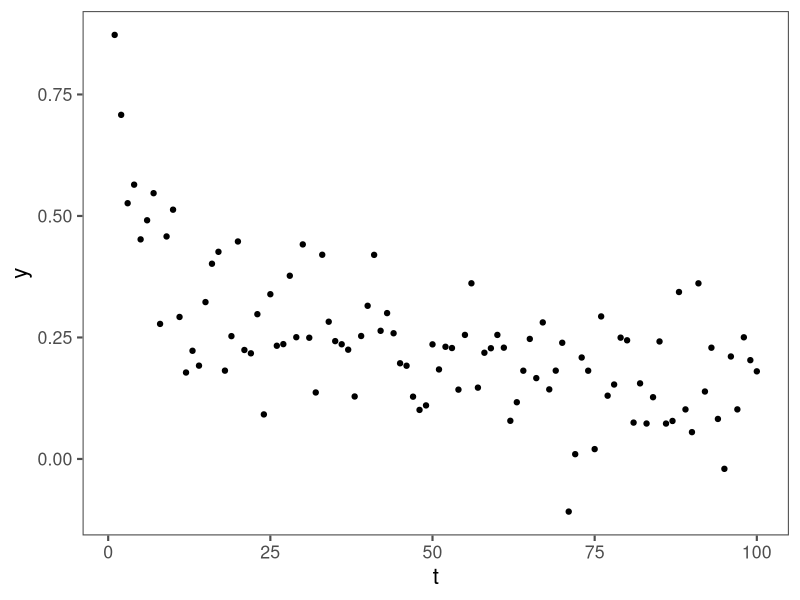
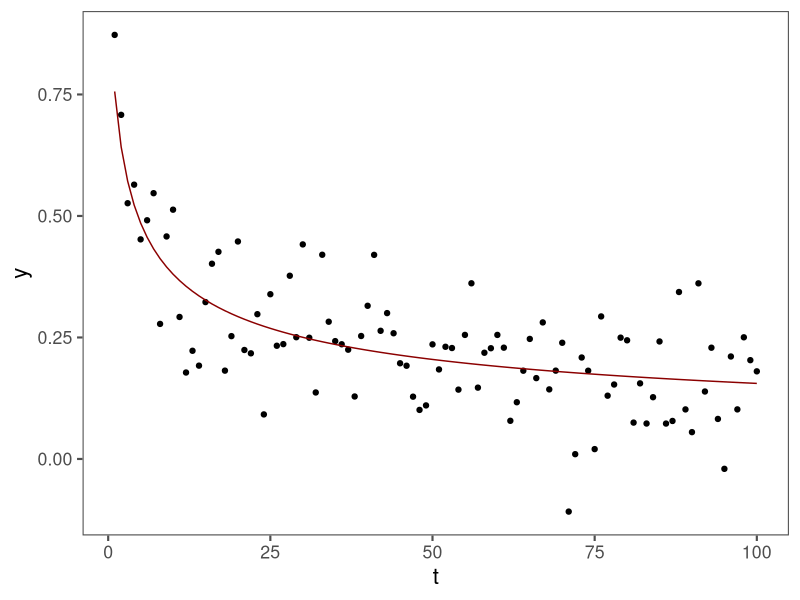
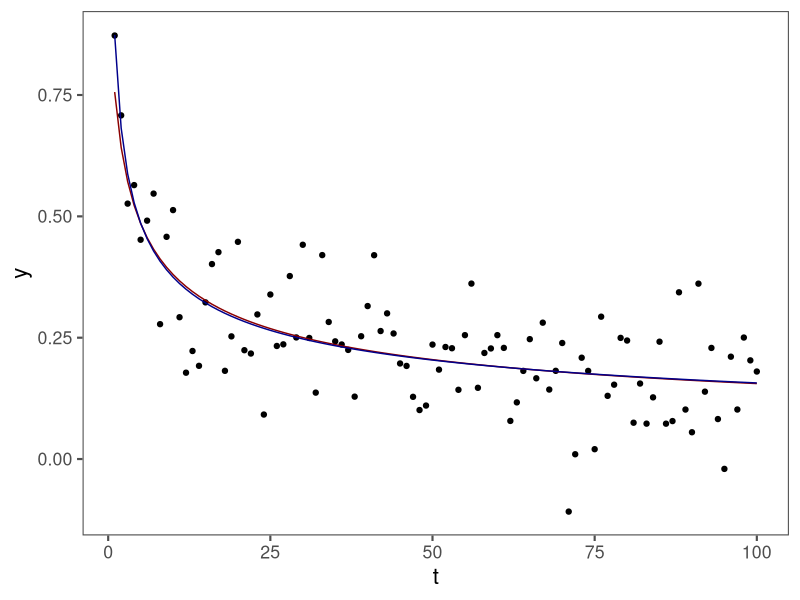

These figures' R source, in order:
## ---- chunk 1
library(tidyverse)
library(ggthemes)

theme_set(theme_few(base_size = 16))

knitr::opts_chunk$set(fig.width = 6, fig.height = 4, cache = TRUE, 
                  message = FALSE, warn = FALSE)
## ---- chunk 2
m_a <- function(t, a = .5, epsilon = 0) {
  tibble(t = t, y = (1+t)^-a + rnorm(length(t), 0, epsilon))
} 

m_b <- function(t, a = .5, b = .3, c = .7, epsilon = 0) {
  tibble(t = t, y = (b+c*t)^-a + rnorm(length(t), 0, epsilon))
} 
## ---- chunk 3
loss_a <- function(a, observed_data) {
  new_a <- m_a(observed_data$t, a) 
  
  sqrt(sum((new_a$y - observed_data$y)^2) / nrow(observed_data))
}

loss_b <- function(par_list, observed_data) {
  a <- par_list[1]
  b <- par_list[2]
  c <- par_list[3]
  
  new_b <- m_b(observed_data$t, a, b, c) 
  
  sqrt(sum((new_b$y - a_output$y)^2) / nrow(observed_data))
}

## ---- chunk 4
a_output <- m_a(1:100, a = .4, epsilon = .1)

ggplot(a_output,aes(x = t, y= y)) + 
  geom_point()
## ---- chunk 5
a_opt <-optim(par = .3, fn = function(x){loss_a(x, a_output)}, 
              method = "Brent", lower = 0, upper = 10)
a_infer <- m_a(t = a_output$t, a = a_opt$par)
## ---- chunk 6
ggplot(a_output,aes(x = t, y= y)) + 
  geom_point() + 
  geom_line(data = a_infer, color = "darkred")
## ---- chunk 7
b_opt <- optim(par = c(.3, .2, .1), fn = function(x){loss_b(x, a_output)})
b_infer <- m_b(t = a_output$t, a = b_opt$par[1], b = b_opt$par[2], c = b_opt$par[3])
## ---- chunk 8
ggplot(a_output,aes(x = t, y= y)) + 
  geom_point() + 
  geom_line(data = a_infer, color = "darkred") + 
  geom_line(data = b_infer, color = "darkblue")
